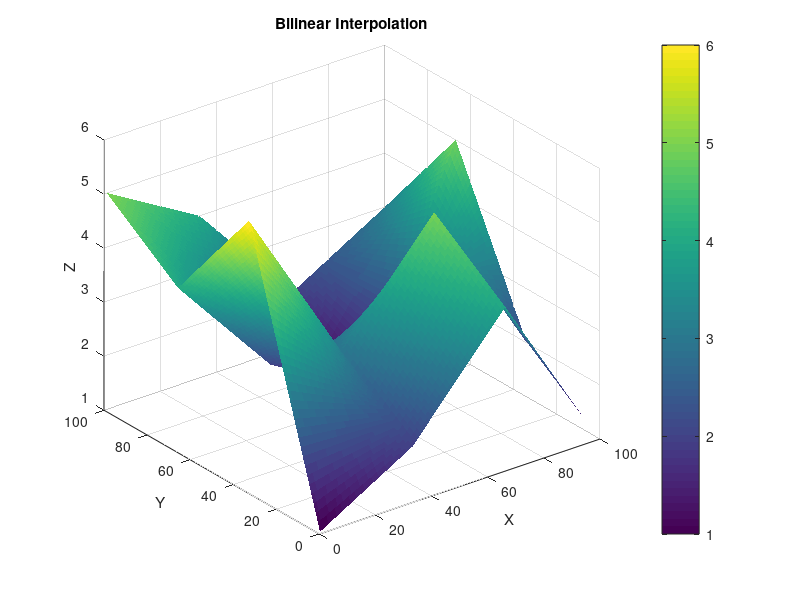

Here is the MATLAB script that generated this plot:
close all;
%Initializing the Color Map
color_map =    [1,2,4,1;
    6,3,5,2;
    4,2,1,5;
    5,4,2,3] ;

N=100;
x=linspace(0,3,N);
y=linspace(0,3,N);
Z = zeros(N);
sample_x=zeros(4,1);
sample_y=zeros(4,1);

%locate the index of sample positions in the linear map of points
for i=0:3
    sample_x(i+1)=find(x==i);
    sample_y(i+1)=find(y==i);
end

for i=1:4
    for j=1:4
        Z(sample_x(i),sample_y(j))=color_map(i,j);
        %fprintf("Z(%d,%d)=%d\n",i-1,j-1,color_map(i,j));
    end
end

for i=1:N
    for j=1:N
        
        if Z(i,j) == 0
            if floor(x(i))==3
                xp=3;
                xn=2;                
            else
                xn=floor(x(i));
                xp=xn+1;
            end
            if floor(y(j))==3
                yn=2;
                yp=3;
            else
                yn=floor(y(j));
                yp=yn+1;
            end
            
            a=(x(i)-xn)/(xp-xn);
            b=(y(j)-yn)/(yp-yn);
            xp=sample_x(xp+1);xn=sample_x(xn+1);
            yp=sample_y(yp+1);yn=sample_y(yn+1);
            Z(i,j)=(1-a)*(1-b)*Z(xn,yn) + a*(1-b)*Z(xp,yn) + (1-a)*b*Z(xn,yp) + a*b*Z(xp,yp);
        end
        
    end
end
surf(Z,'EdgeColor','None'); colormap default; colorbar;
title('Bilinear Interpolation');
xlabel('X');
ylabel('Y');
zlabel('Z');


